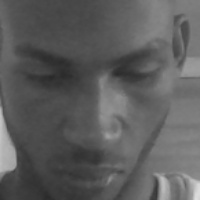
#> input picture image/dn/10.jpg, 200 x 200 px, given in place of AI.jpg, which was not available
$ python LBPH.py
#> lines starting #> are read from the running program, lines starting #| are printed output that depends on the picture; pictures that were not available may be replaced by others from this repository, and a replacement may not be noted
from skimage import feature
import matplotlib.pyplot as plt
import numpy as np
import cv2
import glob

numPoints=8
radius=3

textures=['AI']
file_name_path ='./'+ '.jpg'
for texture in textures:
	print(">>>", f"{texture}.jpg")
	image=cv2.imread(f"{texture}.jpg", 0)
#> image is the input picture: shape (200, 200); min 41, max 223, mean 92.7
	if image is None:
		quit("Probleme image...")
	lbp=feature.local_binary_pattern(image, numPoints, radius, method='default')
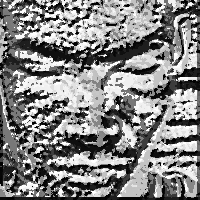
#> lbp: shape (200, 200) float64; min 0, max 255, mean 132.6
	hist_ref, _=np.histogram(lbp, bins=2**numPoints, range=(0, 2**numPoints))
#> hist_ref = 256 values, max 1825 at index 195, min 0 at index 42, mean 156.2

	cv2.imshow("Image", image)
	cv2.imshow("LBP", lbp)
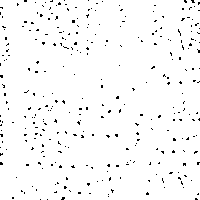
#> window 'LBP': shape (200, 200); 97.4% white; black in thin lines or dots
	cv2.imwrite(file_name_path,image)
	cv2.imwrite(file_name_path, lbp)

	plt.plot(hist_ref)
	plt.show()
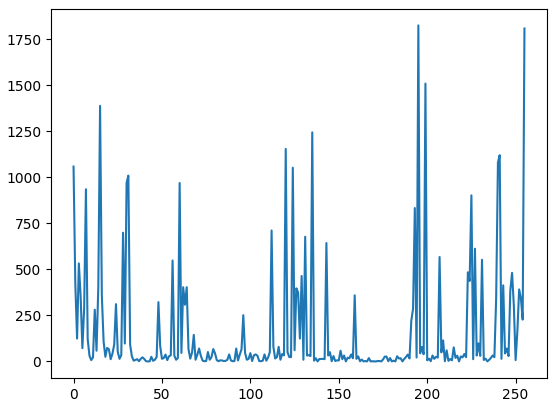
#> figure drawn by matplotlib, 1 panel; curve peaks at x = 195, y = 1825

	key=cv2.waitKey(1)&0xFF
#> (key q is pressed here)
	if key==ord('q'):
		quit()
#> (the program exits here)

$ run again, on image/jfjf/100.jpg
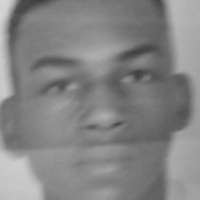
#> input picture image/jfjf/100.jpg, 200 x 200 px, given in place of AI.jpg, which was not available
#> image is the input picture: shape (200, 200); min 62, max 214, mean 132.2
#> hist_ref = 256 values, max 2045 at index 225, min 0 at index 43, mean 156.2
#> `cv2.imshow("LBP", lbp)`:
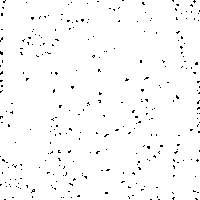
#> window 'LBP': shape (200, 200); 98% white; black in thin lines or dots
#> `plt.show()`:
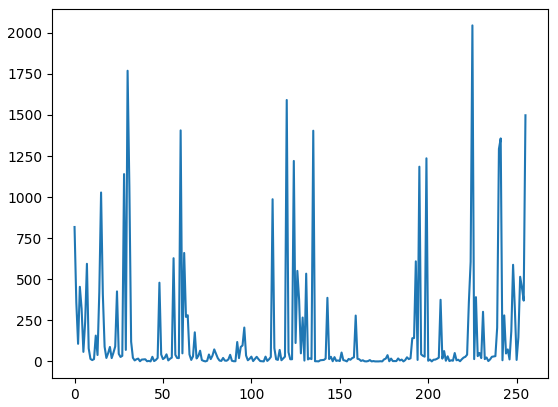
#> figure drawn by matplotlib, 1 panel; curve peaks at x = 225, y = 2045

$ run again, on image/jfjf/13.jpg
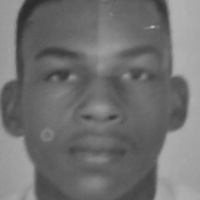
#> input picture image/jfjf/13.jpg, 200 x 200 px, given in place of AI.jpg, which was not available
#> image is the input picture: shape (200, 200); min 44, max 178, mean 113.3
#> hist_ref = 256 values, max 1820 at index 255, min 0 at index 74, mean 156.2
#> `cv2.imshow("LBP", lbp)`:
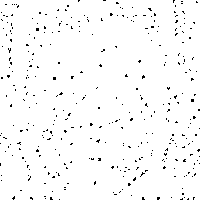
#> window 'LBP': shape (200, 200); 97.6% white; black in thin lines or dots
#> `plt.show()`:
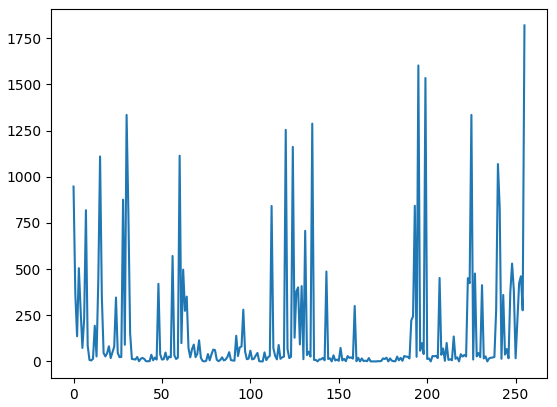
#> figure drawn by matplotlib, 1 panel; curve peaks at x = 255, y = 1820

$ run again, on image/klbkl/1.jpg
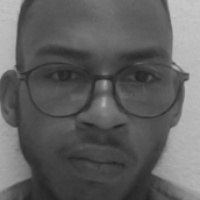
#> input picture image/klbkl/1.jpg, 200 x 200 px, given in place of AI.jpg, which was not available
#> image is the input picture: shape (200, 200); min 34, max 199, mean 96.4
#> hist_ref = 256 values, max 2113 at index 255, min 0 at index 43, mean 156.2
#> `cv2.imshow("LBP", lbp)`:
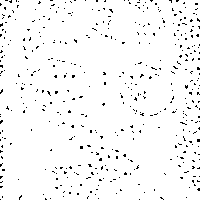
#> window 'LBP': shape (200, 200); 96.7% white; black in thin lines or dots
#> `plt.show()`:
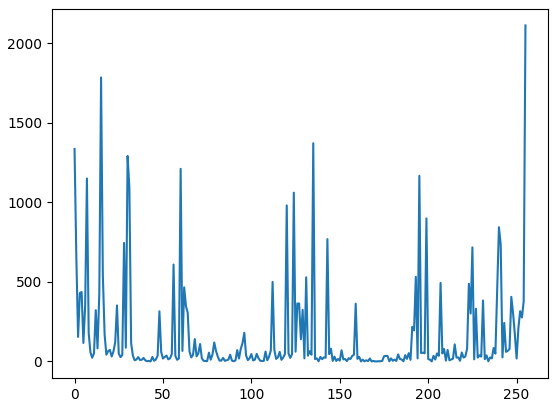
#> figure drawn by matplotlib, 1 panel; curve peaks at x = 255, y = 2113
